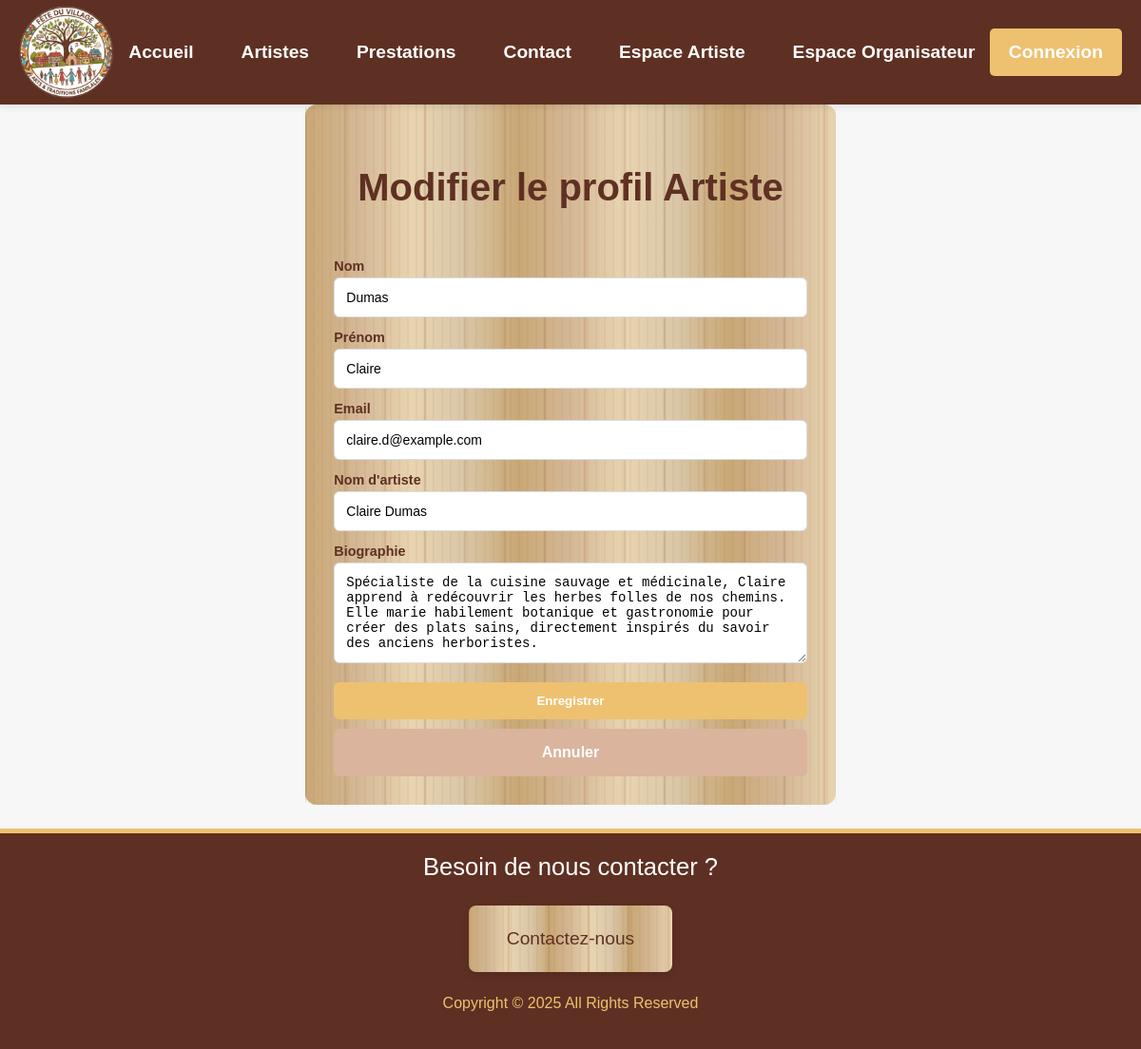
The app's page /app/Model/partiePrive/modifier_profil.php with its own data.
### tables this page shows
CREATE TABLE `utilisateur` (
  `uid` int(11) NOT NULL,
  `nom` varchar(255) NOT NULL,
  `prenom` varchar(255) NOT NULL,
  `nom_artiste` varchar(255) DEFAULT NULL,
  `email` varchar(255) NOT NULL,
  `mot_passe_hashe` varchar(255) NOT NULL,
  `photo` varchar(255) DEFAULT NULL,
  `description` text DEFAULT NULL,
  `est_organisateur` tinyint(1) DEFAULT 0
);

### app/Model/partiePrive/modifier_profil.php (the view, shortened to what this page needs)
<?php
require_once __DIR__ . '/../../../assets/config/db.php';
$provenance = isset($_SERVER['HTTP_REFERER']) ? $_SERVER['HTTP_REFERER'] : '';
if (isset($_GET['id'])) {
    $user_id = $_GET['id'];
} elseif (isset($_SESSION['uid'])) {
    $user_id = $_SESSION['uid'];
} else {
    if (strpos($provenance, 'dashboard_organisateur.php') !== false) {
        $user_id = 11;
    } else {
        $user_id = 10;
    }
}
$query = $pdo->prepare("SELECT * FROM Utilisateur WHERE uid = ?");
$query->execute(array($user_id));
$user = $query->fetch();
$is_target_organisateur = ($user['est_organisateur'] == 1);
$is_viewer_orga = (isset($_SESSION['est_organisateur']) && $_SESSION['est_organisateur'] == 1)
                  || (isset($_SESSION['uid']) && $_SESSION['uid'] == 6)
                  || (strpos($provenance, 'dashboard_organisateur.php') !== false);
$success = false;
$lien_retour = $is_viewer_orga ? "dashboard_organisateur.php" : "dashboard_artiste.php";
?>
<!DOCTYPE html>
<html lang="fr">
<head>
    <link rel="stylesheet" href="../../../assets/css/new.css">
</head>
<body>
    <?php include('../../View/header.php'); ?>
    <main class="centrage">
        <div class="<?php echo ($is_viewer_orga && !$is_target_organisateur) ? 'dashboard-grid' : ''; ?> tab_mobile">
            <section class="formulaireContainer fondDesign flexCol" style="<?php echo (!$is_viewer_orga || $is_target_organisateur) ? 'max-width:600px; margin: 0 auto;' : ''; ?>">
                <h1>Modifier <?php echo $is_target_organisateur ? 'le profil Organisateur' : 'le profil Artiste'; ?></h1>
                <?php if ($success): ?>
                    <?php afficherSuccesEtRediriger("Vos modifications ont été enregistrées avec succès.", $lien_retour); ?>
                <?php else: ?>
                    <form method="POST" class="formulaire flexCol">
                        <label>Nom</label>
                        <input type="text" name="nom" value="<?php echo htmlspecialchars($user['nom']); ?>" required>
                        <label>Prénom</label>
                        <input type="text" name="prenom" value="<?php echo htmlspecialchars($user['prenom']); ?>" required>
                        <label>Email</label>
                        <input type="email" name="email" value="<?php echo htmlspecialchars($user['email']); ?>" required>
                        <?php if (!$is_target_organisateur): ?>
                            <label>Nom d'artiste</label>
                            <input type="text" name="nom_artiste" value="<?php echo htmlspecialchars($user['nom_artiste']); ?>" required>
                        <?php endif; ?>
                        <label>Biographie</label>
                        <textarea name="description" rows="5"><?php echo isset($user['description']) ? htmlspecialchars($user['description']) : ''; ?></textarea>
                        <div class="flexWrap">
                            <button type="submit" name="save_profile" class="btn btn-primaire">Enregistrer</button>
                            <a href="<?php echo $lien_retour; ?>" class="btn btn-secondaire">Annuler</a>
                        </div>
                    </form>
                <?php endif; ?>
            </section>
        </div>
    </main>
    <?php include('../../View/footer.php'); ?>
</body>
</html>

### assets/css/new.css (style rules this page uses)
:root { --couleur-primaire: #5e3023; --couleur-secondaire: #895737; --couleur-accent: #eec170; --couleur-fond-clair: #dab49d; --max-width-content: 1200px; --border-radius: 8px; --transition-speed: 0.3s; --shadow-light: 0 2px 8px rgba(0, 0, 0, 0.1); --shadow-medium: 0 4px 8px rgba(0, 0, 0, 0.1); --shadow-heavy: 0 10px 25px rgba(0, 0, 0, 0.2); }
h1, h2, h3, nav ul li a { font-family: 'MaSuperPolice', sans-serif; }
h1 { font-size: clamp(1.8rem, 4vw, 2.5rem); text-align: center; margin: 0; padding: 25px; }
* { box-sizing: border-box; }
html, body { height: 100%; margin: 0; }
body { padding: 0; font-family: Arial, sans-serif; min-height: 100vh; background-color: #f7f7f7; line-height: 1.6; display: flex; flex-direction: column; }
main { flex: 1; }
a { text-decoration: none; color: inherit; z-index: 1; }
.centrage { max-width: var(--max-width-content); margin: 0 auto; padding: 0 20px; }
.fondDesign { background: linear-gradient(90deg, #C9A876 0%, #D4B896 10%, #E8D4B0 20%, #D9C7A8 30%, #C9A876 40%, #D4B896 50%, #E8D4B0 60%, #D9C7A8 70%, #C9A876 80%, #D4B896 90%, #E8D4B0 100%); position: relative; z-index: 0; }
.fondDesign::before { content: ''; position: absolute; top: 0; left: 0; right: 0; bottom: 0; background-image: repeating-linear-gradient(90deg, rgba(139, 69, 19, 0.3) 0px, transparent 2px, transparent 40px, rgba(139, 69, 19, 0.3) 42px), repeating-linear-gradient(90deg, rgba(160, 82, 45, 0.2) 0px, transparent 1px, transparent 8px, rgba(160, 82, 45, 0.2) 9px); opacity: 0.6; pointer-events: none; border-radius: 5px; z-index: 0; }
.flexCol { display: flex; flex-direction: column; }
.flexWrap { display: flex; flex-wrap: wrap; align-items: center; }
.btn { padding: 12px 20px; border: none; border-radius: 6px; cursor: pointer; font-weight: bold; transition: all var(--transition-speed); text-align: center; width: 100%; margin-top: 10px; color: white; }
.btn-primaire { background-color: var(--couleur-accent); }
.btn-secondaire { background-color: var(--couleur-fond-clair); }
label { font-weight: bold; margin: 0; display: block; margin-bottom: -10px; font-size: 0.9rem; }
.formulaireContainer { align-items: center; margin: 15px auto; max-width: 450px; padding: 30px; border-radius: 12px; color: var(--couleur-primaire); }
.formulaire { gap: 10px; width: 100%; margin-top: 15px; z-index: 1; }
.formulaireContainer input, .formulaireContainer textarea { padding: 12px; width: 100%; border: 1px solid #ddd; border-radius: 6px; outline: none; transition: all var(--transition-speed); font-size: 14px; background-color: white; cursor: pointer; }
::placeholder { color: #aaa; font-style: italic; }

### records on screen
utilisateur: nom "Dumas", prenom "Claire", email "claire.d@example.com", nom_artiste "Claire Dumas", description "Spécialiste de la cuisine sauvage et médicinale, Claire apprend à redécouvrir les herbes folles de nos chemins. Elle marie habilement botanique et gastronomie pour créer des plats sains, directement inspirés du savoir des anciens herboristes."
